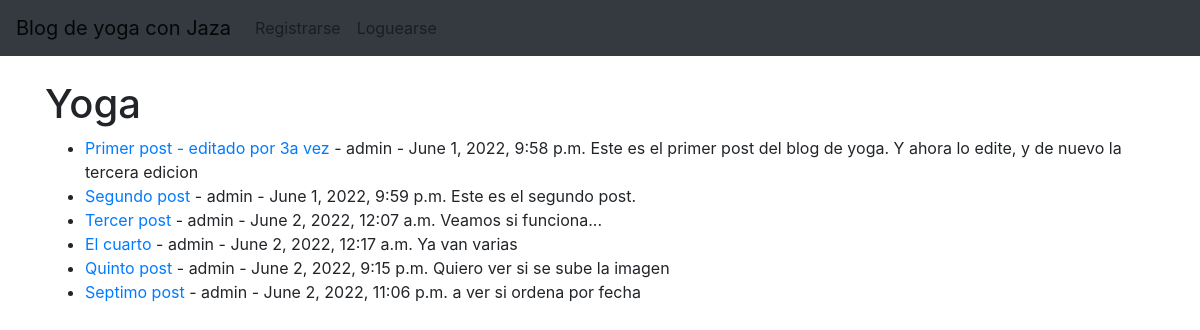
/category/yoga/, run on an earlier commit of the app's database.
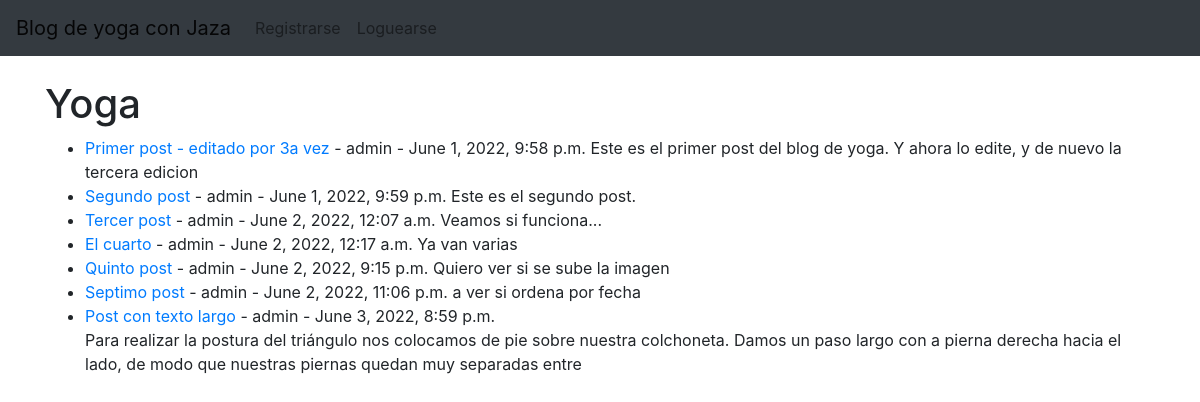
And on a later commit of the database.
### AppBlogYoga/models.py (models this page shows, shortened)
class Post(models.Model):
    titulo=models.CharField(max_length=200)
    subtitulo=models.CharField(max_length=200)
    cuerpo=models.TextField()
    autor=models.ForeignKey(User, on_delete=models.CASCADE)
    fecha=models.DateTimeField(auto_now_add=True)
    imagen=models.ImageField(upload_to='blog/', blank=True, null=True)
    categoria=models.CharField(max_length=200, default='yoga')

### AppBlogYoga/views.py (the view)
# urls.py: path('category/<str:cat>/', CategoryView, name='category'),
def CategoryView(request, cat):
    category_posts=Post.objects.filter(categoria=cat)
    return render(request, 'categories.html', {'cat':cat.title(), 'category_posts':category_posts})

### AppBlogYoga/templates/categories.html (shortened to what this page needs)
{% extends 'padre.html' %}
{% block content %}
{% if category_posts %}
<h1> {{ cat }} </h1>
<ul>
{% for post in category_posts %}
<li><a href="{% url 'detailPost' post.pk %}">{{ post.titulo }}</a>
     - {{ post.autor }} - {{post.fecha}}
    {{ post.cuerpo | slice:":200" | safe }}</li>
{% endfor %}
</ul>
{% else %}
    <h2>Categoría inexistente </h2>
{% endif %}
{% endblock %}

What changed in the data, as far as the page shows it:
added Post: titulo "Post con texto largo", autor "admin", fecha "June 3, 2022, 8:59 p.m.", cuerpo "Para realizar la postura del triángulo nos colocamos de pie sobre nuestra colchoneta. Damos un paso largo con a pierna derecha hacia el lado, de modo que nuestras piernas quedan muy separadas entre"
